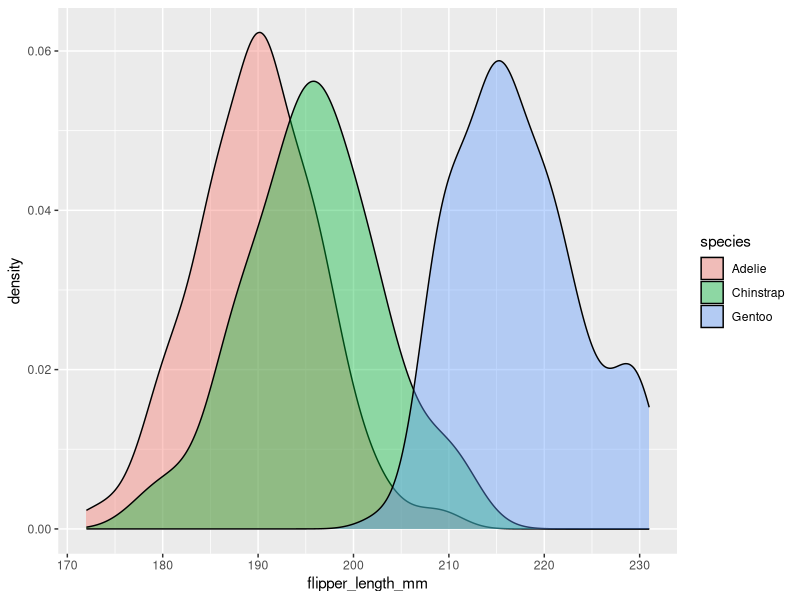
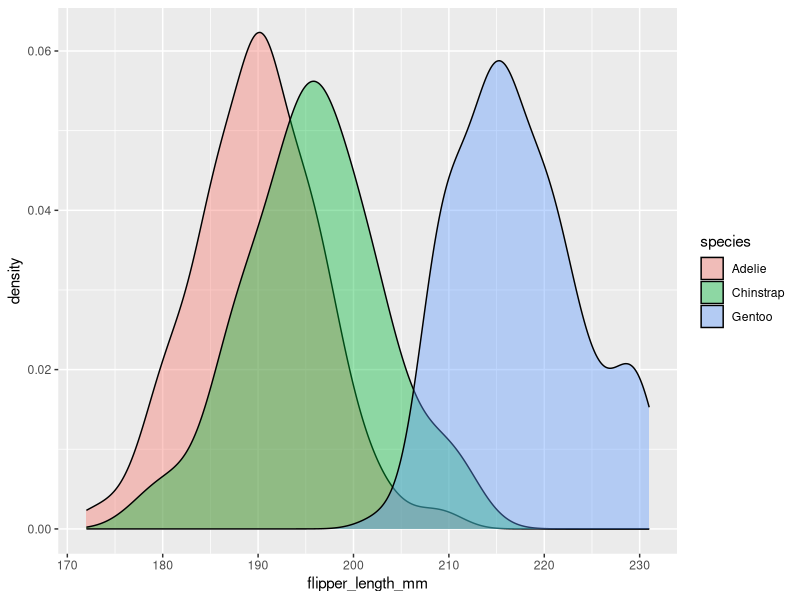

R code for these plots, in order:

            library(ggplot2)
            library(palmerpenguins)
            built_answer <- tryCatch(
                {
                    set.seed(42)
                    ggplot(penguins, aes(x = flipper_length_mm, fill = species)) + geom_density(alpha = 0.4)
                    suppressWarnings(
                        if (!file.exists("/sandbox/figures/flipper-length_density_fill_species_answer.png")) {
                            ggsave(
                                width = 3,
                                height = 3,
                                "/sandbox/figures/flipper-length_density_fill_species_answer.png"
                            )
                        }
                    )
                    suppressWarnings(
                        ggplot_build(last_plot())
                    )
                },
                error = function(e) {
                    'ERROR'
                }
            )
            built_submission <- tryCatch(
                {
                    set.seed(42)
                    ggplot(penguins, aes(x = flipper_length_mm, fill = species)) +
  geom_density(alpha = 0.4)
                    suppressWarnings(
                        ggsave(
                            width = 3,
                            height = 3,
                            "figures/flipper-length_density_fill_species_submission_gemini.png"
                        )
                    )
                    suppressWarnings(
                        ggplot_build(last_plot())
                    )
                },
                error = function(e) {
                    'ERROR'
                }
            )
            cat(isTRUE(all.equal(built_answer, built_submission)))
        
